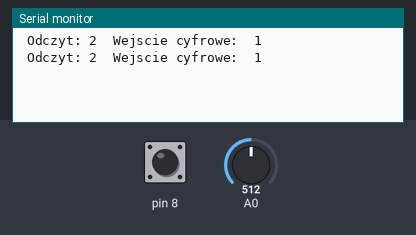
The sketch below on a simulated Arduino Uno, built with avr-gcc and run on an emulated ATmega328P. Parts: the last lines printed to the serial monitor. The test bench sets the inputs (shaded band); at power-on: A0 = 512, pin 8 HIGH.

Above: at 1.8 s.
1.9 s: A0 set to 716
At 2.7 s:
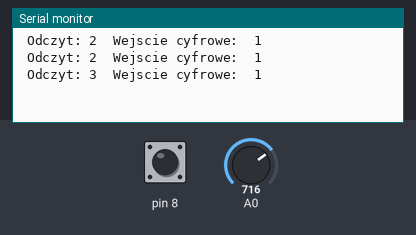
3.4 s: pin 8 pulled LOW for 1.2 s
At 4.8 s:
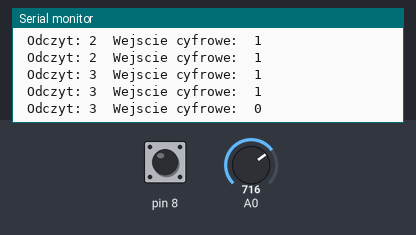
6.1 s: A0 set to 900
At 6.1 s:
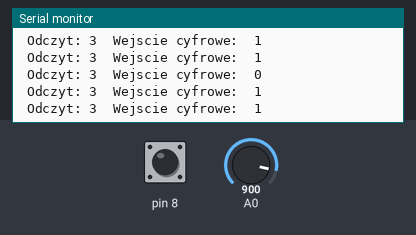
7.6 s: pin 8 pulled LOW for 1.2 s
At 8.6 s:
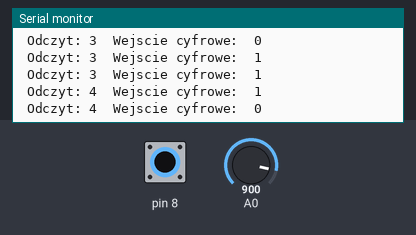
Timing chart, 0 to 10.6 s (numbered marks = the images above; inputs shaded):
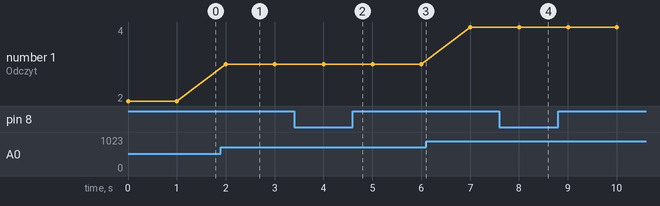

Measured:
- after the input at 1.9 s, the serial monitor: prints a new line after 0.10 s (image 1)
- after the input at 3.4 s, the serial monitor: prints a new line after 0.60 s (image 2)
- after the input at 7.6 s, the serial monitor: prints a new line after 0.41 s (image 4)
- plotted number 1: 2 → 3 after the input at 1.9 s, 3 → 4 after the input at 6.1 s

The sketch:

Czujnik_dotyku.ino
```cpp
void setup() {
  // put your setup code here, to run once:
  pinMode(8, INPUT_PULLUP);
  Serial.begin(9600);


}

void loop() {
  // put your main code here, to run repeatedly:
  int odczyt = analogRead(A0);
  int napiecie = odczyt*5/1024;
  Serial.print("\n Odczyt: ");
  Serial.print(napiecie);
  Serial.print("\tWejscie cyfrowe:\t");
  int wejcyf = 0;
  if (digitalRead(8) == LOW) {
    wejcyf = 0;
  } else {
    wejcyf = 1;
  }
  Serial.print(wejcyf);
  delay(1000);
}
```
